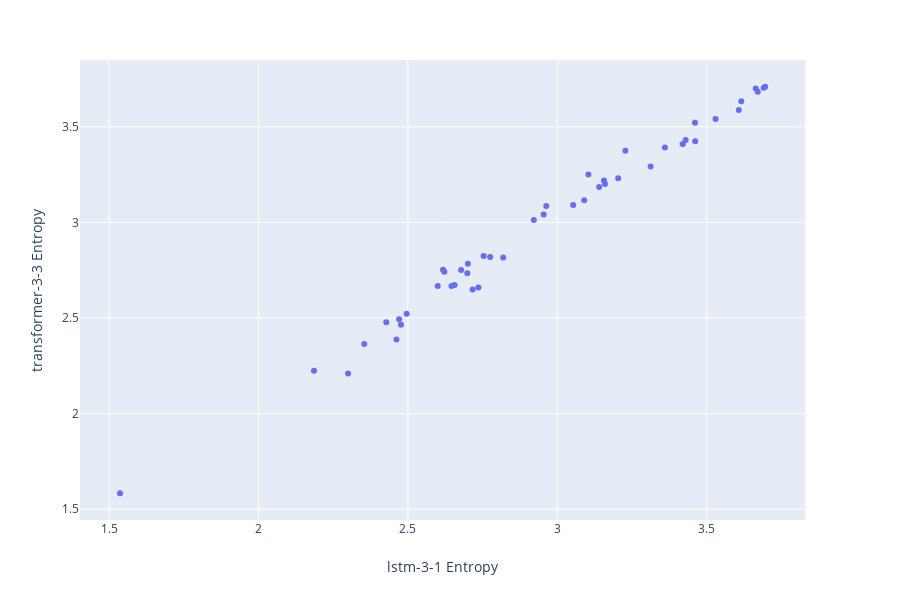

Notebook source saved alongside this figure:
### Code cell
model1, model2 = 'lstm-3-1', 'transformer-3-3'
E1 = model_comm_confusion_matrix(model1).apply(entropy).rename(model1 + ' Entropy')
E2 = model_comm_confusion_matrix(model2).apply(entropy).rename(model2 + ' Entropy')
plot_model_scatter(E1, E2).show()

### Figure 1 — Plotly figure (JSON) as saved in the notebook; plotly's stock layout.template omitted (floating-point values rounded to 4 significant figures)
{"data": [{"hoverlabel": {"namelength": 0}, "hovertemplate": "<b>%{hovertext}</b><br><br>lstm-3-1 Entropy=%{x}<br>transformer-3-3 Entropy=%{y}", "hovertext": ["Advice", "AskWomen", "BabyBumps", "CFB", "Drugs", "EDH", "EarthPorn", "Fantasy", "GameDeals", "GlobalOffensive", "Jokes", "Kappa", "KerbalSpaceProgram", "KotakuInAction", "LifeProTips", "MLS", "MMA", "MaddenUltimateTeam", "TwoXChromosomes", "Warframe", "airsoft", "bodybuilding", "breakingmom", "cars", "cringe", "eu4", "exjw", "explainlikeimfive", "femalefashionadvice", "food", "heroesofthestorm", "jailbreak", "justneckbeardthings", "oculus", "pcmasterrace", "photography", "reddevils", "relationships", "rupaulsdragrace", "stopdrinking", "streetwear", "techsupport", "todayilearned", "toronto", "videos", "xxfitness"], "legendgroup": "", "marker": {"color": "#636efa", "symbol": "circle"}, "mode": "markers", "name": "", "showlegend": false, "type": "scatter", "x": [3.36, 3.461, 2.699, 2.963, 2.819, 1.536, 3.104, 2.428, 2.678, 3.09, 3.665, 3.16, 2.646, 3.313, 3.696, 2.922, 2.776, 2.618, 3.42, 2.471, 2.701, 3.14, 3.204, 2.656, 3.616, 2.186, 3.157, 3.608, 2.354, 3.228, 2.477, 2.496, 3.53, 2.717, 3.43, 2.462, 2.6, 3.053, 2.754, 2.622, 2.955, 2.3, 3.671, 3.462, 3.691, 2.736], "xaxis": "x", "y": [3.392, 3.521, 2.734, 3.086, 2.817, 1.583, 3.251, 2.478, 2.75, 3.116, 3.7, 3.201, 2.667, 3.293, 3.709, 3.012, 2.818, 2.752, 3.41, 2.494, 2.784, 3.185, 3.231, 2.673, 3.633, 2.224, 3.22, 3.587, 2.364, 3.375, 2.464, 2.523, 3.541, 2.649, 3.431, 2.387, 2.667, 3.091, 2.824, 2.742, 3.041, 2.209, 3.683, 3.425, 3.704, 2.66], "yaxis": "y"}], "layout": {"height": 600, "legend": {"tracegroupgap": 0}, "margin": {"t": 60}, "xaxis": {"anchor": "y", "domain": [0, 0.98], "title": {"text": "lstm-3-1 Entropy"}}, "yaxis": {"anchor": "x", "domain": [0, 1], "title": {"text": "transformer-3-3 Entropy"}}}}
